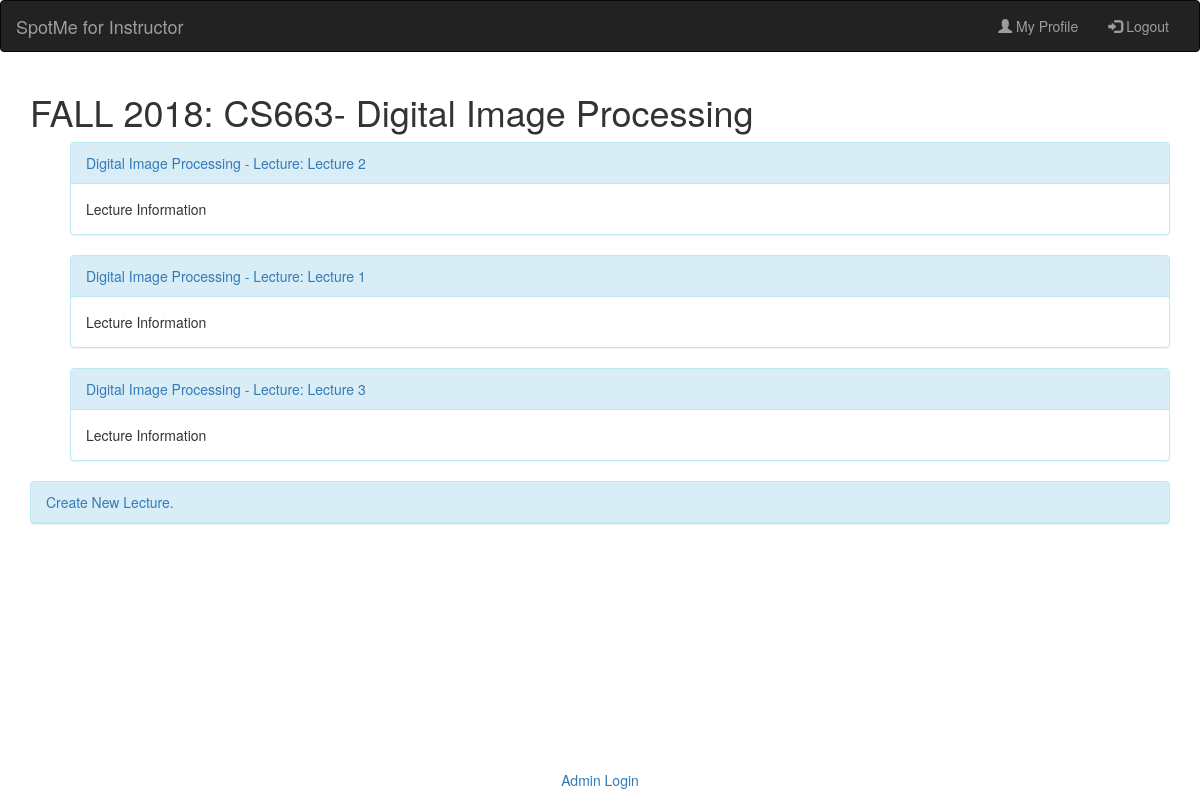
/SpotMe/course_session/1/ (signed in), run on the app's committed database.
### SpotMe/models.py (models this page shows)
class course_session(models.Model):
    session_token = models.CharField(max_length=10, default='sessn')
    course_instructor = models.ForeignKey(instructor, on_delete=models.CASCADE, default=None)
    course = models.ForeignKey(course, on_delete=models.CASCADE, default=None)
    course_session_info = models.CharField(max_length=1000, primary_key=False, default='')
    semester = models.CharField(max_length=10, choices=SEM_CHOICES)
    year = models.IntegerField(choices=YEAR_CHOICES)
    class Meta:
        unique_together = ('session_token', 'course')
    def __str__(self):
        return self.semester + ' ' + str(self.year) + ': ' + str(self.course)

class course(models.Model):
    course_id = models.CharField(max_length=10)
    course_name = models.CharField(max_length=50)
    def __str__(self):
        return str(self.course_id) + '- ' + str(self.course_name)

class lecture(models.Model):
    lecture_id = models.AutoField(primary_key=True)
    lecture_title = models.CharField(max_length=50, default=None, null=True)
    course_session = models.ForeignKey(course_session, on_delete=models.CASCADE)
    lecture_location = models.ForeignKey(location, on_delete=models.CASCADE)
    lecture_date = models.DateField()
    start_time = models.TimeField()
    end_time = models.TimeField()
    def __str__(self):
        return self.course_session.course.course_name + ' - Lecture: ' + str(self.lecture_title)

### SpotMe/views.py (the view)
# urls.py: url(r'^course_session/(?P<course_session_id>[0-9]+)/$', views.instructor_course_page, name='instructor_course_page'),
def instructor_course_page(request, course_session_id):
    if not request.user.is_authenticated:
        return render(request, 'SpotMe/instructor_login.html')
    else:
        instructor_obj = get_object_or_404(instructor, user=request.user)
        context = instructor_course_page_context(instructor_obj, course_session_id)
        return render(request, 'SpotMe/instructor_course_page.html', context)

### SpotMe/views.py (called while the page is built)
def instructor_course_page_context(instructor, course_session_id):
    context = {'instructor': None, 'course_session': None, 'course_lectures': None}
    if instructor is not None:
        if instructor.user.is_authenticated:
            context['instructor'] = instructor
            course_session_obj = get_object_or_404(course_session, pk=course_session_id)
            context['course_session'] = course_session_obj
            if course_session_obj is not None:
                context['course_lectures'] = lecture.objects.filter(course_session=course_session_obj)
    return context

### SpotMe/templates/SpotMe/instructor_course_page.html
{% extends 'SpotMe/instructor_in_base.html' %}
{% block content %}
{%if course_session %}
    <h1> {{ course_session }} </h1>
{% endif %}
{% if course_lectures %}
    <ul>
        {% for course_lecture in course_lectures %}
            <div class="panel panel-info">
                <div class="panel-heading">
                    <a href="{% url 'SpotMe:instructor_lecture_page' course_lecture.lecture_id %}">
                        {{ course_lecture }}
                    </a>
                </div>
                <div class="panel-body">
                    Lecture Information
                </div>
            </div>
        {% endfor %}
    </ul>
{% endif %}
<div class="panel panel-info">
        <div class="panel-heading">
            <a href="{% url 'SpotMe:instructor_add_lecture' course_session.pk %}">
                Create New Lecture.
            </a>
        </div>
    </div>
</div>
{% endblock %}

### data on the page
course_session: semester+year+course "FALL 2018: CS663- Digital Image Processing"
lecture: course_session+lecture_title "Digital Image Processing - Lecture: Lecture 2"
lecture: course_session+lecture_title "Digital Image Processing - Lecture: Lecture 1"
lecture: course_session+lecture_title "Digital Image Processing - Lecture: Lecture 3"
